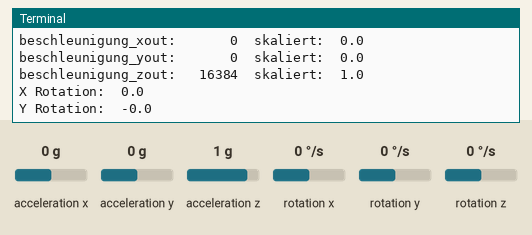
Recording of a program running on a simulated Raspberry Pi (BCM pin numbers). On the bench: the last lines printed to the terminal. The inputs (shaded band) are chosen by the test bench; at power-on: acceleration x 0 g, acceleration y 0 g, acceleration z 1 g, rotation x 0 °/s, rotation y 0 °/s, rotation z 0 °/s.

Above: at 1.2 s.
1.3 s: acceleration x set to -1.4 g
At 2.8 s:
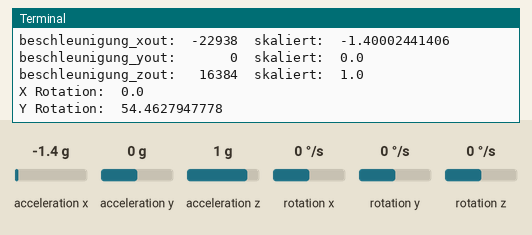
4.3 s: acceleration y set to -1.4 g
At 5.9 s:
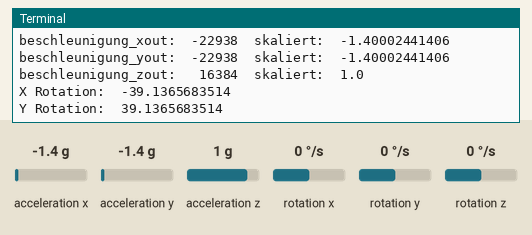
7.3 s: acceleration z set to -1.4 g
At 8.9 s:
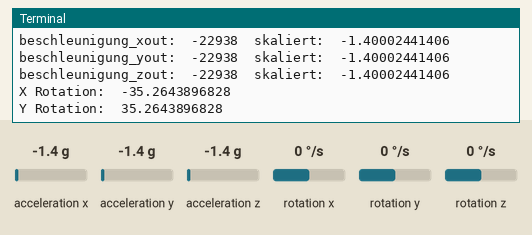
10.3 s: rotation x set to -192 °/s
13.3 s: rotation y set to -192 °/s
16.3 s: rotation z set to -192 °/s
Timing chart, 0 to 19.3 s (numbered marks = the images above; inputs shaded):
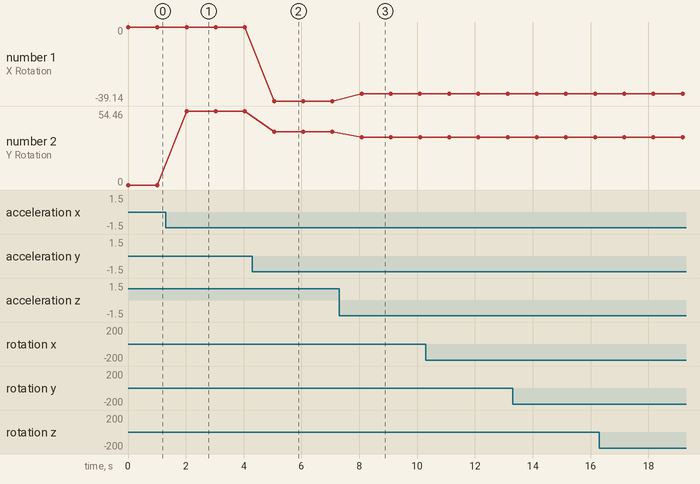

The program:

giroscopio.py
```python
#!/usr/bin/python
import smbus
import math
import time

def setup():
    # Register
    power_mgmt_1 = 0x6b
    power_mgmt_2 = 0x6c

    bus = smbus.SMBus(1) # bus = smbus.SMBus(0) fuer Revision 1
    address = 0x68       # via i2cdetect
    # Aktivieren, um das Modul ansprechen zu koennen
    bus.write_byte_data(address, power_mgmt_1, 0)

def read_byte(reg):
    return bus.read_byte_data(address, reg)

def read_word(reg):
    h = bus.read_byte_data(address, reg)
    l = bus.read_byte_data(address, reg+1)
    value = (h << 8) + l
    return value

def read_word_2c(reg):
    val = read_word(reg)
    if (val >= 0x8000):
        return -((65535 - val) + 1)
    else:
        return val

def dist(a,b):
    return math.sqrt((a*a)+(b*b))

def get_y_rotation(x,y,z):
    radians = math.atan2(x, dist(y,z))
    return -math.degrees(radians)

def get_x_rotation(x,y,z):
    radians = math.atan2(y, dist(x,z))
    return math.degrees(radians)

if __name__ == '__main__':
    #global bus
    #global address
    #setup()

    # Register
    power_mgmt_1 = 0x6b
    power_mgmt_2 = 0x6c

    bus = smbus.SMBus(1) # bus = smbus.SMBus(0) fuer Revision 1
    address = 0x68       # via i2cdetect
    # Aktivieren, um das Modul ansprechen zu koennen
    bus.write_byte_data(address, power_mgmt_1, 0)

    while True:
        print "Gyroskop"
        print "--------"

        gyroskop_xout = read_word_2c(0x43)
        gyroskop_yout = read_word_2c(0x45)
        gyroskop_zout = read_word_2c(0x47)

        print "gyroskop_xout: ", ("%5d" % gyroskop_xout), " skaliert: ", (gyroskop_xout / 131)
        print "gyroskop_yout: ", ("%5d" % gyroskop_yout), " skaliert: ", (gyroskop_yout / 131)
        print "gyroskop_zout: ", ("%5d" % gyroskop_zout), " skaliert: ", (gyroskop_zout / 131)

        beschleunigung_xout = read_word_2c(0x3b)
        beschleunigung_yout = read_word_2c(0x3d)
        beschleunigung_zout = read_word_2c(0x3f)

        beschleunigung_xout_skaliert = beschleunigung_xout / 16384.0
        beschleunigung_yout_skaliert = beschleunigung_yout / 16384.0
        beschleunigung_zout_skaliert = beschleunigung_zout / 16384.0

        print "beschleunigung_xout: ", ("%6d" % beschleunigung_xout), " skaliert: ", beschleunigung_xout_skaliert
        print "beschleunigung_yout: ", ("%6d" % beschleunigung_yout), " skaliert: ", beschleunigung_yout_skaliert
        print "beschleunigung_zout: ", ("%6d" % beschleunigung_zout), " skaliert: ", beschleunigung_zout_skaliert

        print "X Rotation: " , get_x_rotation(beschleunigung_xout_skaliert, beschleunigung_yout_skaliert, beschleunigung_zout_skaliert)
        print "Y Rotation: " , get_y_rotation(beschleunigung_xout_skaliert, beschleunigung_yout_skaliert, beschleunigung_zout_skaliert)
        time.sleep(1)
```

Measured:
- after the input at 1.3 s, the terminal: prints a new line after 0.72 s (image 1)
- after the input at 4.3 s, the terminal: prints a new line after 0.75 s (image 2)
- after the input at 7.3 s, the terminal: prints a new line after 0.78 s (image 3)
- plotted number 1: 0 → -39.14 after the input at 4.3 s, -39.14 → -35.26 after the input at 7.3 s
- plotted number 2: 0 → 54.46 after the input at 1.3 s, 54.46 → 39.14 after the input at 4.3 s, 39.14 → 35.26 after the input at 7.3 s
